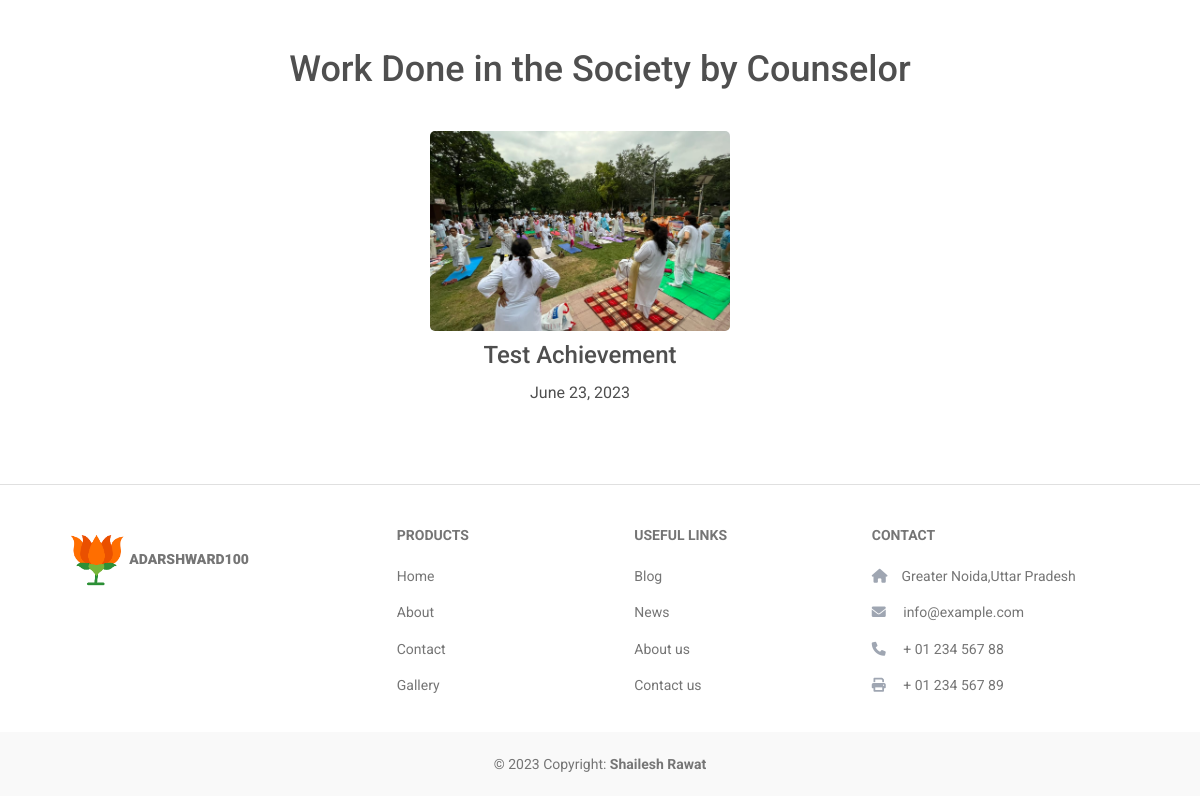
The app's page / (lower part), older data.
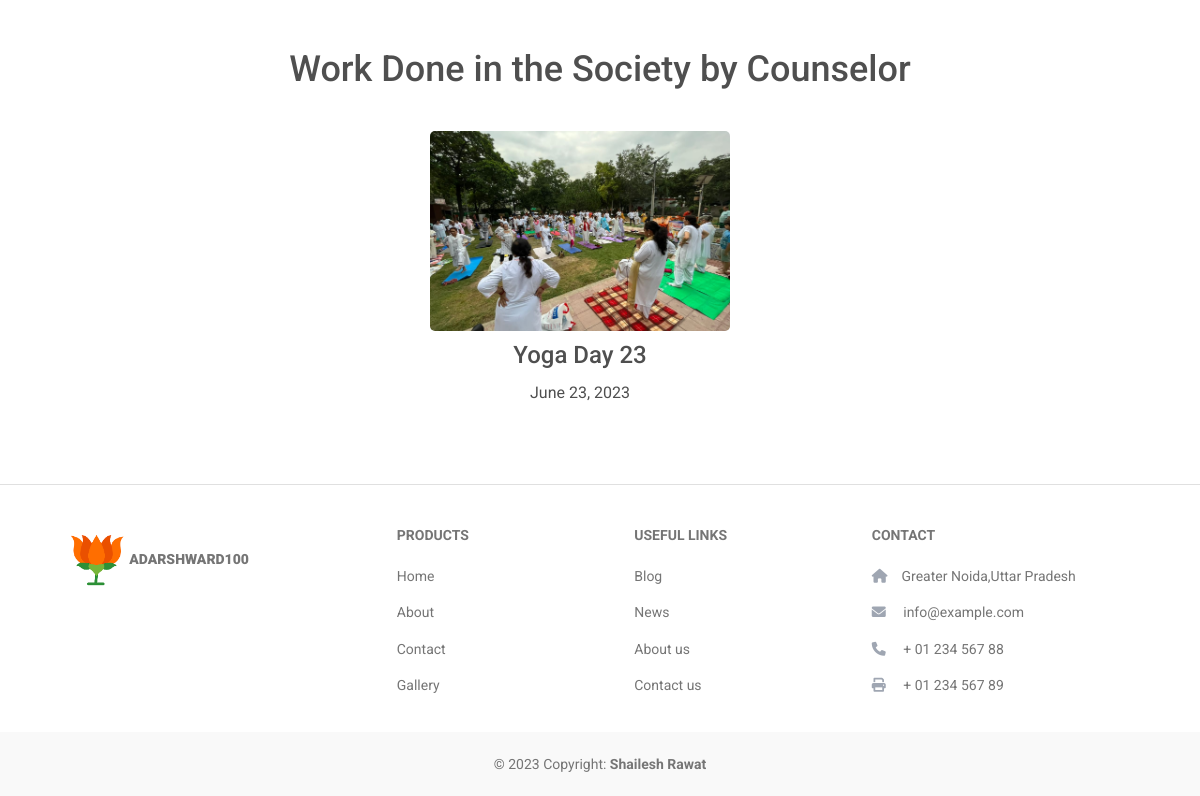
The same page, newer data.
### core/models.py (models this page shows, shortened)
class Achievement(models.Model):
    title = models.CharField(max_length=120)
    person = models.ForeignKey(Author, on_delete=models.CASCADE)
    image = models.ImageField(upload_to='achievement')
    date = models.DateField()

### core/views.py (the view)
# urls.py: 2. Add a URL to urlpatterns:  path('', views.home, name='home')
def home(request):
    page = Page.objects.filter(title="Home").first()
    news = News.objects.all()[:9]
    anouncements = Anouncement.objects.all()[:9]
    home_slider = Gallery.objects.filter(on_home_slider=True)
    author = Author.objects.filter(title="Counselor").first()
    achievements = Achievement.objects.filter(person=author)[:5]
    print(len(achievements), "hi")
    context = {
        'page': page,
        'news': news,
        'anouncements': anouncements,
        'home_slider': home_slider,
        'achievements': achievements,
    }
    return render(request, 'home.html', context)

### core/context_processors.py (called while the page is built)
def navbar(request):
    nav_obj = Navbar.objects.all()
    return {'nav_obj': nav_obj}

### core/templates/home.html (shortened to what this page needs)
{% extends 'base.html' %}
{% load static %}
{% block style %} <link rel="stylesheet" href="/static/assets/css/achievment.css"> {% endblock style %}
{% block content %}
<section class="hidden" id="projects">
    <h2>Work Done in the Society by Counselor</h2>
    {% for achi in achievements%}
    <div class="project1">
        <img src="{{achi.image.url}}" alt="Project 1">
        <h3>{{achi.title}}</h3>
        <p>{{achi.date}}</p>
    </div>
    {% endfor %}
</section>
{% endblock content %}

Row changes from the older to the newer data that the page shows:
changed Achievement: title "Test Achievement" → "Yoga Day 23"
